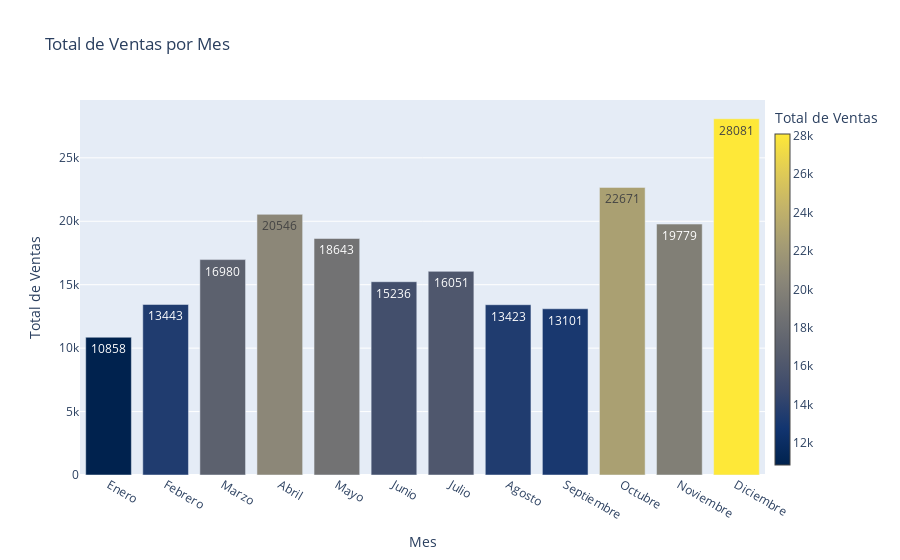

Notebook cell for this chart:
### Code cell
# Se configura los ejes y los titulos
fig.update_layout(
    title='Total de Ventas por Mes',
    xaxis=dict(title='Mes'),
    yaxis=dict(title='Total de Ventas'),
)

### Figure 1 — Plotly figure (JSON) as saved in the notebook; plotly's stock layout.template omitted (floating-point values rounded to 4 significant figures)
{"data": [{"marker": {"color": [10858, 13443, 16980, 20546, 18643, 15236, 16051, 13423, 13101, 22671, 19779, 28081], "colorbar": {"thickness": 15, "title": {"text": "Total de Ventas"}, "x": 1}, "colorscale": [[0, "#00224e"], [0.1111, "#123570"], [0.2222, "#3b496c"], [0.3333, "#575d6d"], [0.4444, "#707173"], [0.5556, "#8a8678"], [0.6667, "#a59c74"], [0.7778, "#c3b369"], [0.8889, "#e1cc55"], [1, "#fee838"]]}, "text": ["10858", "13443", "16980", "20546", "18643", "15236", "16051", "13423", "13101", "22671", "19779", "28081"], "textposition": "auto", "type": "bar", "x": ["Enero", "Febrero", "Marzo", "Abril", "Mayo", "Junio", "Julio", "Agosto", "Septiembre", "Octubre", "Noviembre", "Diciembre"], "y": [10858, 13443, 16980, 20546, 18643, 15236, 16051, 13423, 13101, 22671, 19779, 28081]}], "layout": {"title": {"text": "Total de Ventas por Mes"}, "xaxis": {"title": {"text": "Mes"}}, "yaxis": {"title": {"text": "Total de Ventas"}}}}
